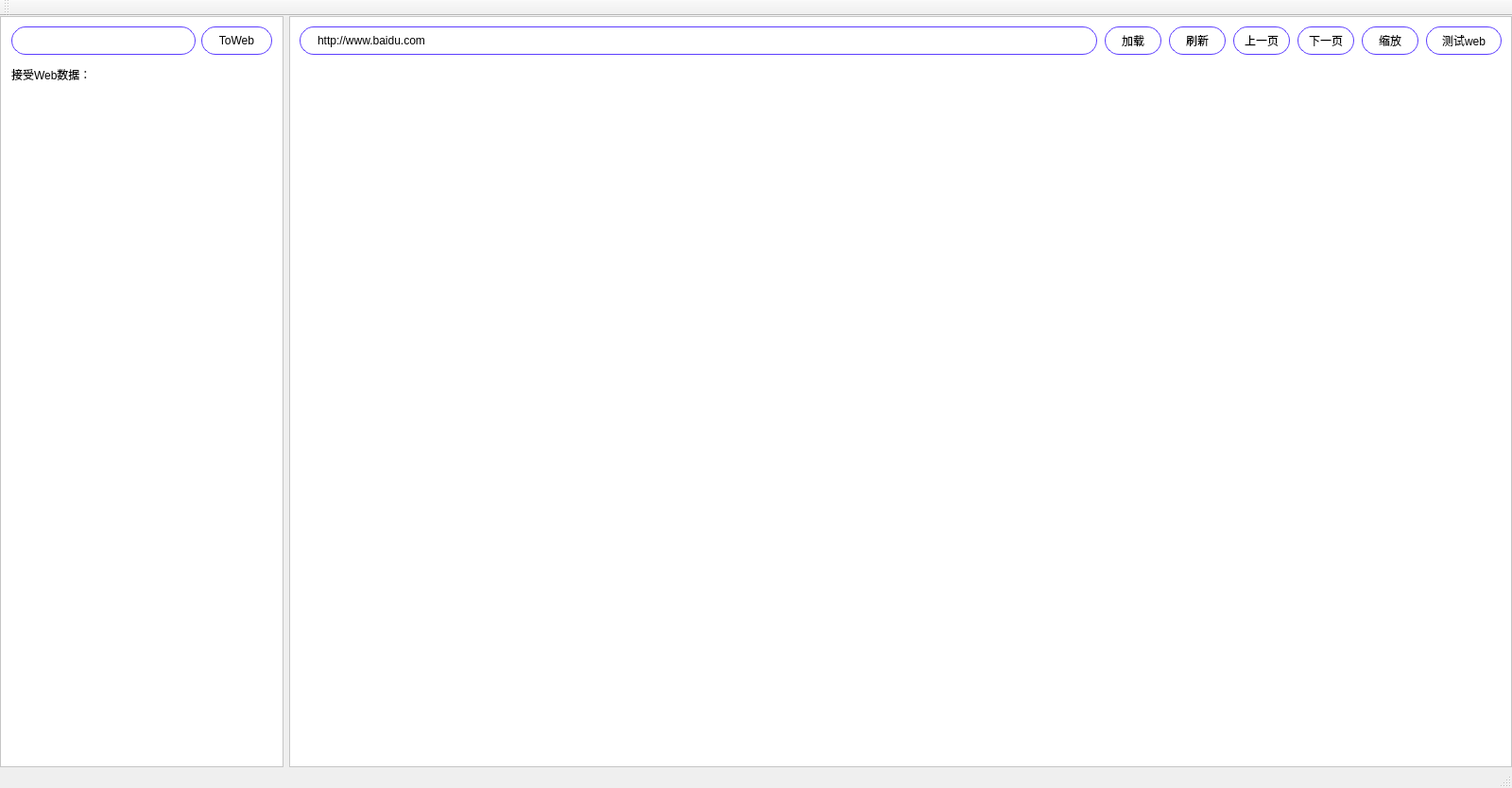
<?xml version="1.0" encoding="UTF-8"?>
<ui version="4.0">
 <class>MainWindow</class>
 <widget class="QMainWindow" name="MainWindow">
  <property name="geometry">
   <rect>
    <x>0</x>
    <y>0</y>
    <width>1600</width>
    <height>834</height>
   </rect>
  </property>
  <property name="windowTitle">
   <string>QCefBrowser</string>
  </property>
  <widget class="QWidget" name="centralWidget">
   <property name="styleSheet">
    <string notr="true">#frame_web
{
	background-color: rgb(255, 255, 255);
}

QPushButton
{
	border: 1px solid #5D3EFF;
	border-radius:15px;
	font-size: 12px;
	font-family: 微软雅黑;
	color: #000000;
}

QLabel
{
	font-size: 12px;
	font-family: 微软雅黑;
	color: #000000;
}

QLineEdit
{
	border: 1px solid #5D3EFF;
	background: rgba(156,158,208,0);
	border-radius: 15px;
	font-size: 12px;
	font-family: 微软雅黑;
	color: #000000;
	padding-left:16px;
}</string>
   </property>
   <layout class="QHBoxLayout" name="horizontalLayout_3">
    <property name="spacing">
     <number>6</number>
    </property>
    <property name="leftMargin">
     <number>0</number>
    </property>
    <property name="topMargin">
     <number>0</number>
    </property>
    <property name="rightMargin">
     <number>0</number>
    </property>
    <property name="bottomMargin">
     <number>0</number>
    </property>
    <item>
     <widget class="QFrame" name="frame_js">
      <property name="minimumSize">
       <size>
        <width>300</width>
        <height>0</height>
       </size>
      </property>
      <property name="maximumSize">
       <size>
        <width>300</width>
        <height>16777215</height>
       </size>
      </property>
      <property name="styleSheet">
       <string notr="true">#frame_js
{
	background-color: rgb(255, 255, 255);
}</string>
      </property>
      <property name="frameShape">
       <enum>QFrame::StyledPanel</enum>
      </property>
      <property name="frameShadow">
       <enum>QFrame::Raised</enum>
      </property>
      <layout class="QVBoxLayout" name="verticalLayout_2">
       <property name="spacing">
        <number>0</number>
       </property>
       <property name="leftMargin">
        <number>0</number>
       </property>
       <property name="topMargin">
        <number>0</number>
       </property>
       <property name="rightMargin">
        <number>0</number>
       </property>
       <property name="bottomMargin">
        <number>0</number>
       </property>
       <item>
        <widget class="QWidget" name="widget_sendJs" native="true">
         <layout class="QVBoxLayout" name="verticalLayout_3">
          <property name="spacing">
           <number>6</number>
          </property>
          <property name="topMargin">
           <number>10</number>
          </property>
          <item>
           <widget class="QWidget" name="widget_send" native="true">
            <property name="minimumSize">
             <size>
              <width>0</width>
              <height>30</height>
             </size>
            </property>
            <property name="maximumSize">
             <size>
              <width>16777215</width>
              <height>30</height>
             </size>
            </property>
            <layout class="QHBoxLayout" name="horizontalLayout_2">
             <property name="spacing">
              <number>6</number>
             </property>
             <property name="leftMargin">
              <number>0</number>
             </property>
             <property name="topMargin">
              <number>0</number>
             </property>
             <property name="rightMargin">
              <number>0</number>
             </property>
             <property name="bottomMargin">
              <number>0</number>
             </property>
             <item>
              <widget class="QLineEdit" name="lineEdit">
               <property name="minimumSize">
                <size>
                 <width>0</width>
                 <height>30</height>
                </size>
               </property>
               <property name="maximumSize">
                <size>
                 <width>16777215</width>
                 <height>30</height>
                </size>
               </property>
              </widget>
             </item>
             <item>
              <widget class="QPushButton" name="pushButton_toJs">
               <property name="minimumSize">
                <size>
                 <width>75</width>
                 <height>30</height>
                </size>
               </property>
               <property name="maximumSize">
                <size>
                 <width>75</width>
                 <height>30</height>
                </size>
               </property>
               <property name="cursor">
                <cursorShape>PointingHandCursor</cursorShape>
               </property>
               <property name="text">
                <string>ToWeb</string>
               </property>
              </widget>
             </item>
            </layout>
           </widget>
          </item>
          <item>
           <widget class="QLabel" name="label">
            <property name="minimumSize">
             <size>
              <width>0</width>
              <height>30</height>
             </size>
            </property>
            <property name="maximumSize">
             <size>
              <width>16777215</width>
              <height>30</height>
             </size>
            </property>
            <property name="text">
             <string>接受Web数据：</string>
            </property>
           </widget>
          </item>
          <item>
           <widget class="QLabel" name="label_webmsg">
            <property name="alignment">
             <set>Qt::AlignLeading|Qt::AlignLeft|Qt::AlignTop</set>
            </property>
           </widget>
          </item>
         </layout>
        </widget>
       </item>
       <item>
        <widget class="QCefWebView" name="widget_html" native="true">
         <property name="maximumSize">
          <size>
           <width>16777215</width>
           <height>16777215</height>
          </size>
         </property>
        </widget>
       </item>
      </layout>
     </widget>
    </item>
    <item>
     <widget class="QFrame" name="frame_web">
      <property name="styleSheet">
       <string notr="true"/>
      </property>
      <property name="frameShape">
       <enum>QFrame::StyledPanel</enum>
      </property>
      <property name="frameShadow">
       <enum>QFrame::Raised</enum>
      </property>
      <layout class="QVBoxLayout" name="verticalLayout">
       <property name="spacing">
        <number>0</number>
       </property>
       <property name="leftMargin">
        <number>0</number>
       </property>
       <property name="topMargin">
        <number>0</number>
       </property>
       <property name="rightMargin">
        <number>0</number>
       </property>
       <property name="bottomMargin">
        <number>0</number>
       </property>
       <item>
        <widget class="QWidget" name="widget_find" native="true">
         <property name="minimumSize">
          <size>
           <width>0</width>
           <height>50</height>
          </size>
         </property>
         <property name="maximumSize">
          <size>
           <width>16777215</width>
           <height>50</height>
          </size>
         </property>
         <property name="styleSheet">
          <string notr="true"/>
         </property>
         <layout class="QHBoxLayout" name="horizontalLayout">
          <property name="spacing">
           <number>8</number>
          </property>
          <property name="leftMargin">
           <number>10</number>
          </property>
          <property name="topMargin">
           <number>0</number>
          </property>
          <property name="rightMargin">
           <number>10</number>
          </property>
          <property name="bottomMargin">
           <number>0</number>
          </property>
          <item>
           <widget class="QLineEdit" name="lineEdit_url">
            <property name="minimumSize">
             <size>
              <width>0</width>
              <height>30</height>
             </size>
            </property>
            <property name="maximumSize">
             <size>
              <width>16777215</width>
              <height>30</height>
             </size>
            </property>
            <property name="text">
             <string>http://www.baidu.com</string>
            </property>
           </widget>
          </item>
          <item>
           <widget class="QPushButton" name="pushButton_load">
            <property name="minimumSize">
             <size>
              <width>60</width>
              <height>30</height>
             </size>
            </property>
            <property name="maximumSize">
             <size>
              <width>60</width>
              <height>30</height>
             </size>
            </property>
            <property name="cursor">
             <cursorShape>PointingHandCursor</cursorShape>
            </property>
            <property name="text">
             <string>加载</string>
            </property>
           </widget>
          </item>
          <item>
           <widget class="QPushButton" name="pushButton_refresh">
            <property name="minimumSize">
             <size>
              <width>60</width>
              <height>30</height>
             </size>
            </property>
            <property name="maximumSize">
             <size>
              <width>60</width>
              <height>30</height>
             </size>
            </property>
            <property name="cursor">
             <cursorShape>PointingHandCursor</cursorShape>
            </property>
            <property name="text">
             <string>刷新</string>
            </property>
           </widget>
          </item>
          <item>
           <widget class="QPushButton" name="pushButton_back">
            <property name="minimumSize">
             <size>
              <width>60</width>
              <height>30</height>
             </size>
            </property>
            <property name="maximumSize">
             <size>
              <width>60</width>
              <height>30</height>
             </size>
            </property>
            <property name="cursor">
             <cursorShape>PointingHandCursor</cursorShape>
            </property>
            <property name="text">
             <string>上一页</string>
            </property>
           </widget>
          </item>
          <item>
           <widget class="QPushButton" name="pushButton_forward">
            <property name="minimumSize">
             <size>
              <width>60</width>
              <height>30</height>
             </size>
            </property>
            <property name="maximumSize">
             <size>
              <width>60</width>
              <height>30</height>
             </size>
            </property>
            <property name="cursor">
             <cursorShape>PointingHandCursor</cursorShape>
            </property>
            <property name="text">
             <string>下一页</string>
            </property>
           </widget>
          </item>
          <item>
           <widget class="QPushButton" name="pushButton_zoom">
            <property name="minimumSize">
             <size>
              <width>60</width>
              <height>30</height>
             </size>
            </property>
            <property name="maximumSize">
             <size>
              <width>60</width>
              <height>30</height>
             </size>
            </property>
            <property name="cursor">
             <cursorShape>PointingHandCursor</cursorShape>
            </property>
            <property name="text">
             <string>缩放</string>
            </property>
           </widget>
          </item>
          <item>
           <widget class="QPushButton" name="pushButton_test">
            <property name="minimumSize">
             <size>
              <width>80</width>
              <height>30</height>
             </size>
            </property>
            <property name="maximumSize">
             <size>
              <width>80</width>
              <height>30</height>
             </size>
            </property>
            <property name="cursor">
             <cursorShape>PointingHandCursor</cursorShape>
            </property>
            <property name="text">
             <string>测试web</string>
            </property>
           </widget>
          </item>
         </layout>
        </widget>
       </item>
       <item>
        <widget class="QCefWebView" name="widget_web" native="true">
         <property name="styleSheet">
          <string notr="true"/>
         </property>
        </widget>
       </item>
      </layout>
     </widget>
    </item>
   </layout>
  </widget>
  <widget class="QMenuBar" name="menuBar">
   <property name="geometry">
    <rect>
     <x>0</x>
     <y>0</y>
     <width>1600</width>
     <height>23</height>
    </rect>
   </property>
  </widget>
  <widget class="QToolBar" name="mainToolBar">
   <attribute name="toolBarArea">
    <enum>TopToolBarArea</enum>
   </attribute>
   <attribute name="toolBarBreak">
    <bool>false</bool>
   </attribute>
  </widget>
  <widget class="QStatusBar" name="statusBar"/>
 </widget>
 <layoutdefault spacing="6" margin="11"/>
 <customwidgets>
  <customwidget>
   <class>QCefWebView</class>
   <extends>QWidget</extends>
   <header location="global">qcefwebview.h</header>
   <container>1</container>
  </customwidget>
 </customwidgets>
 <resources/>
 <connections/>
</ui>
